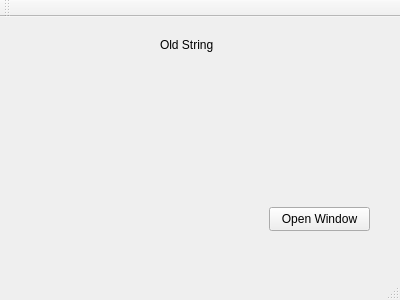
<?xml version="1.0" encoding="UTF-8"?>
<ui version="4.0">
 <class>MainWindow</class>
 <widget class="QMainWindow" name="MainWindow">
  <property name="geometry">
   <rect>
    <x>0</x>
    <y>0</y>
    <width>400</width>
    <height>300</height>
   </rect>
  </property>
  <property name="windowTitle">
   <string>MainWindow</string>
  </property>
  <widget class="QWidget" name="centralWidget">
   <widget class="QPushButton" name="openButton">
    <property name="geometry">
     <rect>
      <x>269</x>
      <y>190</y>
      <width>101</width>
      <height>24</height>
     </rect>
    </property>
    <property name="text">
     <string>Open Window</string>
    </property>
   </widget>
   <widget class="QLabel" name="text">
    <property name="geometry">
     <rect>
      <x>160</x>
      <y>20</y>
      <width>60</width>
      <height>16</height>
     </rect>
    </property>
    <property name="text">
     <string>Old String</string>
    </property>
   </widget>
  </widget>
  <widget class="QMenuBar" name="menuBar">
   <property name="geometry">
    <rect>
     <x>0</x>
     <y>0</y>
     <width>400</width>
     <height>22</height>
    </rect>
   </property>
  </widget>
  <widget class="QToolBar" name="mainToolBar">
   <attribute name="toolBarArea">
    <enum>TopToolBarArea</enum>
   </attribute>
   <attribute name="toolBarBreak">
    <bool>false</bool>
   </attribute>
  </widget>
  <widget class="QStatusBar" name="statusBar"/>
 </widget>
 <layoutdefault spacing="6" margin="11"/>
 <resources/>
 <connections/>
</ui>
